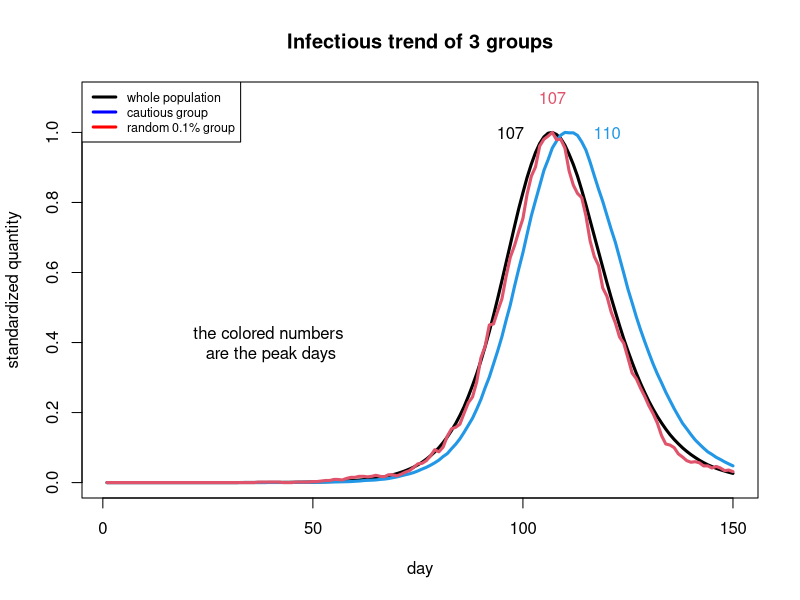

R code for this plot: (Note: a time limit stopped this script after it produced the figure.)
## Group 3  Muxing Wang (s2201749); Nutsa Tokhadze (s1778736); Karla Itzel Vega Ortega (s2126801) 
## Address of github repo: https://github.com/leafstar/Statistical-Programming

                                                   ## Covid and the hazards of opportunistic sampling ##

## The Covid pandemic is an ongoing global pandemic already two years. One of the main features of the Covid-19 epidemic in the UK and 
## generally in the world is that the estimates of the number of new cases per day are not always based on properly sampled statistical 
## surveys. Thus, estimates are under question. The main purpose of this project is to show what the daily infection trajectories look like 
## for the population with the lowest individual transmission probabilities, and how they compare to the infection trajectories for the 
## whole population in the UK. For that purpose we split the population by 4 categories 1) Susceptible 2) Exposed 3) Infective and 4) 
## Recovered and do the following steps:
## (1) Simulate the pandemic and record the number of daily infections for three groups:
##     1) Whole population; 
##     2) Cautious group - 10% of the population with the lowest individual transmission probabilities; 
##     3) A random sample of 0.1% of the population n=5.5e6.
## (2) Produce a plot showing how the daily infection trajectories compare between
##     the whole population,the ‘cautious 10%’ and the 0.1% random sample. 
## (3) Run 10 replicate simulations.
## (4) Produce plots for 10 replicate simulations showing daily infection trajectories for each groups and their variability.


## Step (1):Simulate the pandemic and record the number of daily infections for three groups

## Implement Stochastic Simulation Model as a function; 
## Started the epidemic by setting 10 randomly chosen people to the Exposed state and 
## Simulated for 150 days. Inputs are the (hyper)parameters and the output is the number of people in each state each day.
simulation<-function(n = 5.5e6, ne = 10, nt = 150, gamma = 1/3, delta = 1/5, lambda = 0.4/n){ 
  ## states: 0 -> S(Susceptible); 1 -> E(Exposed); 
  ##         2 -> I(Infective);   3 -> R(Recovery); 
  ## n = population size of 5.5e6; ne =initial exposed 10 randomly chosen people; nt = number of days: 150; 
  ## gamma=daily prob E->I; delta=daily prob I->R; lambda = Overall viral infectivity parameter.
                      
  beta <- rlnorm(n,0,0.5); beta <- beta/mean(beta)               ## generate contact rate with other people
  cautious_group = which(beta <= quantile(beta, 0.1))            ## get 10% of the most cautious group
  random_group = sample(1:n, n/1000)                             ## create a random sample of 0.1% of the population
  initial_exposure = sample(1:n, ne)                             ## start with a sample of 10 people in E state
  I1 <- I2 <- I3 <- rep(0, nt)      ## set up storage for number of infective people for the 3 groups
  S_ind = 1:n; E_ind = initial_exposure; I_ind = c(); R_ind = c(); ## initialize four numerical indices vector of 4 states
  for (i in 2:nt){                                               ## loop over 150 days
    u_stoe <- runif(length(S_ind))  ## uniform random deviates used to determine whether a individual's state should change 
    u_etoi <- runif(length(E_ind)) 
    u_itor <- runif(length(I_ind)) 
    exposed_prob = lambda * beta * sum(beta[I_ind])              ## daily chance of a transmission between infected and uninfected
    
    ## change individuals' state and also update the corresponding indices vector                                
    R_ind = c(R_ind, I_ind[u_itor< delta]); I_ind = I_ind[! I_ind %in% R_ind]     ## Change from state I -> R with prob delta
    I_ind = c(I_ind, E_ind[u_etoi< gamma]); E_ind = E_ind[! E_ind %in% I_ind]     ## Change from state E -> I with prob gamma
    E_ind = c(E_ind, S_ind[u_stoe<exposed_prob[S_ind]]); S_ind = S_ind[! S_ind %in% E_ind]  ## Change from state S -> E with prob 'exposed_prob'
    
    ## Record the number of new infections each day for the 3 chosen groups
    I1[i] <- length(I_ind);                                        ## Record of Infective for total population
    I2[i] <- sum(I_ind %in% cautious_group);                       ## Record of Infective for cautious group
    I3[i] <- sum(I_ind %in% random_group);                         ## Record of Infective for random sample of 0.1% of the population
  }
  list(I1=I1,I2=I2,I3=I3)
}

#Step (2):Produce a plot showing how the daily infection trajectories compare between 
## the whole population, the ‘cautious 10%’ and the 0.1% random sample.

epi <- simulation() ## run simulation
peak1 = which(epi$I1 == max(epi$I1))                               ## Day of the maximum Infected people in the whole population
peak2 = which(epi$I2 == max(epi$I2))                               ## Day of the maximum Infected people in the 10% population
peak3 = which(epi$I3 == max(epi$I3))                               ## Day of the maximum Infected people in the 0.1% of the population
plot(epi$I1/max(epi$I1),ylim=c(0,1.1),xlab="day",ylab="standardized quantity",
     lwd=3, main = "Infectious trend of 3 groups",type = "l") 
lines(1:150,epi$I2/max(epi$I2),col=4,lwd=3)
lines(1:150,epi$I3/max(epi$I3),col=2,lwd=3)                   
legend("topleft", legend=c("whole population", "cautious group", "random 0.1% group"),
       col=c("black", "blue","red"), lty=1, lwd=3,cex =0.75)       ## E (blue)  I (red) S black;
text(peak1-10,1, peak1, col = 1)                                   ## Label in the peak day of the whole population
text(peak2+10,1, peak2, col = 4)                                   ## Label in the peak day for the 10% of the population
text(peak3,1.1, peak3, col = 2)                                    ## Label in the peak day for the 0.1% of population
text(40,0.4, "the colored numbers \nare the peak days")

##Step (3):Run 10 replicate simulations for each groups
## the aim of this loop is to generate the 10 simulations and then create a vector that stores the 10 outputs
epi10=list()                                                       ## Create an empty list to store the values of the simulation
for (i in 1:10){                                                   ## indicate in the for loop that the simulation has to run 10 times
  epi10[[length(epi10)+1]] <- simulation()                         ## Store the outputs in a list called epi10
}

##Step (4):Produce plots for 10 replicate simulations showing daily infection trajectories for:
## 1) the whole population; 2) the ‘cautious 10%’ and 3) the 0.1% random sample.
#These plots show 10 simulations for above discussed three groups. 
#The peaks in the graph indicates the day of the maximum number of infected people.
xlim = 150 ## x limit for the graph

##(4.1) Plot for the whole population
plot(log(epi10[[1]]$I1),ylim=c(0,log(max(epi10[[1]]$I1))),
     xlab="day",ylab="log(new infection)",cex=0.1, main = "10 simulations for 3 groups",type="l")
for (i in 2:10) {
  lines(1:xlim,log(epi10[[i]]$I1), col = 1)
}

##(4.2) Plot for the cautious group-10%
for (i in 1:10) {
  lines(1:xlim,log(epi10[[i]]$I2), col = 4)
}

##(4.3) Plot for the random sample of 0.1% of the population 
for (i in 1:10) {
  lines(1:xlim,log(epi10[[i]]$I3), col = 2)
}
legend("topleft", legend=c("whole population", "cautious group", "random 0.1% group"),
       col=c("black", "blue","red"), lty=1, lwd=3,cex =0.65)            

                                                                ## Conclusion ##

## After analyzing daily infection trajectories in the UK for three different groups- whole populations, cautious group, and 0.1% random 
## sample of the whole population, we can conclude that for the whole population and random group of 0.1%, infection peaks faster than 
## for the cautious ones. For 10% of the population with the lowest individual transmission probabilities infection peaks later. Therefore, 
## we think that the cautious group doesn’t track the whole population trajectory while the results from the 0.1% random group are more 
## representative. This conclusion holds for the ZOE symptom tracker app results as well, which shows the similar patterns as 
## REACT-2 and ONS (which use random samples) but albeit with the timings not exactly matching. Hence, the reason for this mismatch might 
## be the fact that the ZOE sample is not a random sample of the UK population like a cautious group in our case. 
